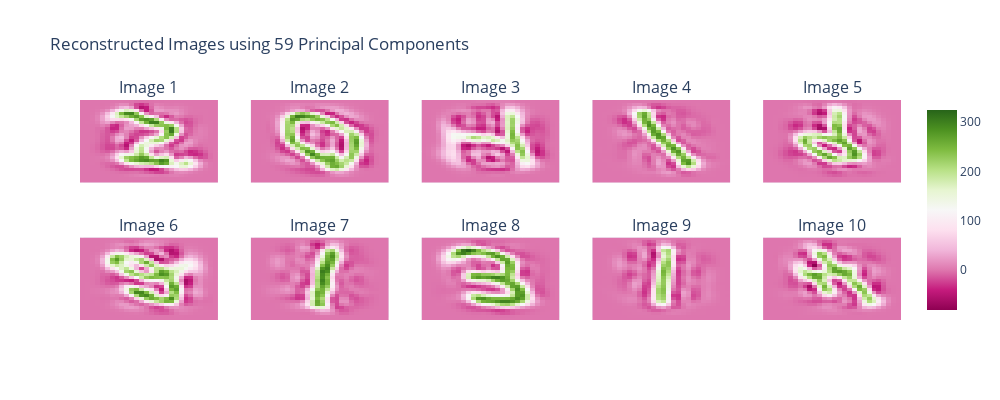

Here is the notebook cell this chart was saved with:
### Code cell
def compute_cumulative_energy(singular_values):
    cumulative_energy = np.cumsum(singular_values**2) / np.sum(singular_values**2)
    return cumulative_energy

def find_k_for_energy(cumulative_energy, threshold):
    k = np.argmax(cumulative_energy >= threshold) + 1 
    return k

def plot_reconstructed_images(pca, X, k):
    X_pca = pca.transform(X)
    X_reconstructed = pca.inverse_transform(X_pca)
    
    fig = sp.make_subplots(rows=2, cols=5, subplot_titles=[f'Image {i+1}' for i in range(10)], shared_xaxes=True, shared_yaxes=True)

    for i in range(10):
        row = i//5 + 1
        col = i%5 + 1
        fig.add_trace(
            px.imshow(X_reconstructed[i].reshape(28, 28), color_continuous_scale='viridis').data[0],
            row = row, col = col
        )

    fig.update_layout(height=400, width=1000, title_text=f'Reconstructed Images using {k} Principal Components', showlegend=False)
    fig.update_xaxes(showticklabels=False)
    fig.update_yaxes(showticklabels=False)
    
    pio.write_image(fig, "reconstructed_pca.pdf")

    fig.show()

# Perform SVD via PCA
pca = PCA()
pca.fit(X_train)

# Compute cumulative energy
cumulative_energy = compute_cumulative_energy(pca.singular_values_)
k = find_k_for_energy(cumulative_energy, threshold=0.85)
print(f'Number of principal components needed for 85% energy: {k}')

# Reconstruct images using k principal components
pca_k = PCA(n_components=k)
X_train_k = pca_k.fit_transform(X_train)
plot_reconstructed_images(pca_k, X_train[:10], k)

### Figure 1 — Plotly figure (JSON) as saved in the notebook; plotly's stock layout.template omitted (floating-point values rounded to 4 significant figures; data arrays with more than 128 entries replaced by an {"elided": "..."} marker saying what was removed)
{"data": [{"coloraxis": "coloraxis", "hovertemplate": "x: %{x}<br>y: %{y}<br>color: %{z}<extra></extra>", "name": "0", "type": "heatmap", "xaxis": "x", "yaxis": "y", "z": {"elided": "28x28 float values"}}, {"coloraxis": "coloraxis", "hovertemplate": "x: %{x}<br>y: %{y}<br>color: %{z}<extra></extra>", "name": "0", "type": "heatmap", "xaxis": "x2", "yaxis": "y2", "z": {"elided": "28x28 float values"}}, {"coloraxis": "coloraxis", "hovertemplate": "x: %{x}<br>y: %{y}<br>color: %{z}<extra></extra>", "name": "0", "type": "heatmap", "xaxis": "x3", "yaxis": "y3", "z": {"elided": "28x28 float values"}}, {"coloraxis": "coloraxis", "hovertemplate": "x: %{x}<br>y: %{y}<br>color: %{z}<extra></extra>", "name": "0", "type": "heatmap", "xaxis": "x4", "yaxis": "y4", "z": {"elided": "28x28 float values"}}, {"coloraxis": "coloraxis", "hovertemplate": "x: %{x}<br>y: %{y}<br>color: %{z}<extra></extra>", "name": "0", "type": "heatmap", "xaxis": "x5", "yaxis": "y5", "z": {"elided": "28x28 float values"}}, {"coloraxis": "coloraxis", "hovertemplate": "x: %{x}<br>y: %{y}<br>color: %{z}<extra></extra>", "name": "0", "type": "heatmap", "xaxis": "x6", "yaxis": "y6", "z": {"elided": "28x28 float values"}}, {"coloraxis": "coloraxis", "hovertemplate": "x: %{x}<br>y: %{y}<br>color: %{z}<extra></extra>", "name": "0", "type": "heatmap", "xaxis": "x7", "yaxis": "y7", "z": {"elided": "28x28 float values"}}, {"coloraxis": "coloraxis", "hovertemplate": "x: %{x}<br>y: %{y}<br>color: %{z}<extra></extra>", "name": "0", "type": "heatmap", "xaxis": "x8", "yaxis": "y8", "z": {"elided": "28x28 float values"}}, {"coloraxis": "coloraxis", "hovertemplate": "x: %{x}<br>y: %{y}<br>color: %{z}<extra></extra>", "name": "0", "type": "heatmap", "xaxis": "x9", "yaxis": "y9", "z": {"elided": "28x28 float values"}}, {"coloraxis": "coloraxis", "hovertemplate": "x: %{x}<br>y: %{y}<br>color: %{z}<extra></extra>", "name": "0", "type": "heatmap", "xaxis": "x10", "yaxis": "y10", "z": {"elided": "28x28 float values"}}], "layout": {"annotations": [{"font": {"size": 16}, "showarrow": false, "text": "Image 1", "x": 0.084, "xanchor": "center", "xref": "paper", "y": 1, "yanchor": "bottom", "yref": "paper"}, {"font": {"size": 16}, "showarrow": false, "text": "Image 2", "x": 0.292, "xanchor": "center", "xref": "paper", "y": 1, "yanchor": "bottom", "yref": "paper"}, {"font": {"size": 16}, "showarrow": false, "text": "Image 3", "x": 0.5, "xanchor": "center", "xref": "paper", "y": 1, "yanchor": "bottom", "yref": "paper"}, {"font": {"size": 16}, "showarrow": false, "text": "Image 4", "x": 0.708, "xanchor": "center", "xref": "paper", "y": 1, "yanchor": "bottom", "yref": "paper"}, {"font": {"size": 16}, "showarrow": false, "text": "Image 5", "x": 0.916, "xanchor": "center", "xref": "paper", "y": 1, "yanchor": "bottom", "yref": "paper"}, {"font": {"size": 16}, "showarrow": false, "text": "Image 6", "x": 0.084, "xanchor": "center", "xref": "paper", "y": 0.375, "yanchor": "bottom", "yref": "paper"}, {"font": {"size": 16}, "showarrow": false, "text": "Image 7", "x": 0.292, "xanchor": "center", "xref": "paper", "y": 0.375, "yanchor": "bottom", "yref": "paper"}, {"font": {"size": 16}, "showarrow": false, "text": "Image 8", "x": 0.5, "xanchor": "center", "xref": "paper", "y": 0.375, "yanchor": "bottom", "yref": "paper"}, {"font": {"size": 16}, "showarrow": false, "text": "Image 9", "x": 0.708, "xanchor": "center", "xref": "paper", "y": 0.375, "yanchor": "bottom", "yref": "paper"}, {"font": {"size": 16}, "showarrow": false, "text": "Image 10", "x": 0.916, "xanchor": "center", "xref": "paper", "y": 0.375, "yanchor": "bottom", "yref": "paper"}], "height": 400, "showlegend": false, "title": {"text": "Reconstructed Images using 59 Principal Components"}, "width": 1000, "xaxis": {"anchor": "y", "domain": [0, 0.168], "matches": "x6", "showticklabels": false}, "xaxis10": {"anchor": "y10", "domain": [0.832, 1], "showticklabels": false}, "xaxis2": {"anchor": "y2", "domain": [0.208, 0.376], "matches": "x7", "showticklabels": false}, "xaxis3": {"anchor": "y3", "domain": [0.416, 0.584], "matches": "x8", "showticklabels": false}, "xaxis4": {"anchor": "y4", "domain": [0.624, 0.792], "matches": "x9", "showticklabels": false}, "xaxis5": {"anchor": "y5", "domain": [0.832, 1], "matches": "x10", "showticklabels": false}, "xaxis6": {"anchor": "y6", "domain": [0, 0.168], "showticklabels": false}, "xaxis7": {"anchor": "y7", "domain": [0.208, 0.376], "showticklabels": false}, "xaxis8": {"anchor": "y8", "domain": [0.416, 0.584], "showticklabels": false}, "xaxis9": {"anchor": "y9", "domain": [0.624, 0.792], "showticklabels": false}, "yaxis": {"anchor": "x", "domain": [0.625, 1], "showticklabels": false}, "yaxis10": {"anchor": "x10", "domain": [0, 0.375], "matches": "y6", "showticklabels": false}, "yaxis2": {"anchor": "x2", "domain": [0.625, 1], "matches": "y", "showticklabels": false}, "yaxis3": {"anchor": "x3", "domain": [0.625, 1], "matches": "y", "showticklabels": false}, "yaxis4": {"anchor": "x4", "domain": [0.625, 1], "matches": "y", "showticklabels": false}, "yaxis5": {"anchor": "x5", "domain": [0.625, 1], "matches": "y", "showticklabels": false}, "yaxis6": {"anchor": "x6", "domain": [0, 0.375], "showticklabels": false}, "yaxis7": {"anchor": "x7", "domain": [0, 0.375], "matches": "y6", "showticklabels": false}, "yaxis8": {"anchor": "x8", "domain": [0, 0.375], "matches": "y6", "showticklabels": false}, "yaxis9": {"anchor": "x9", "domain": [0, 0.375], "matches": "y6", "showticklabels": false}}}
